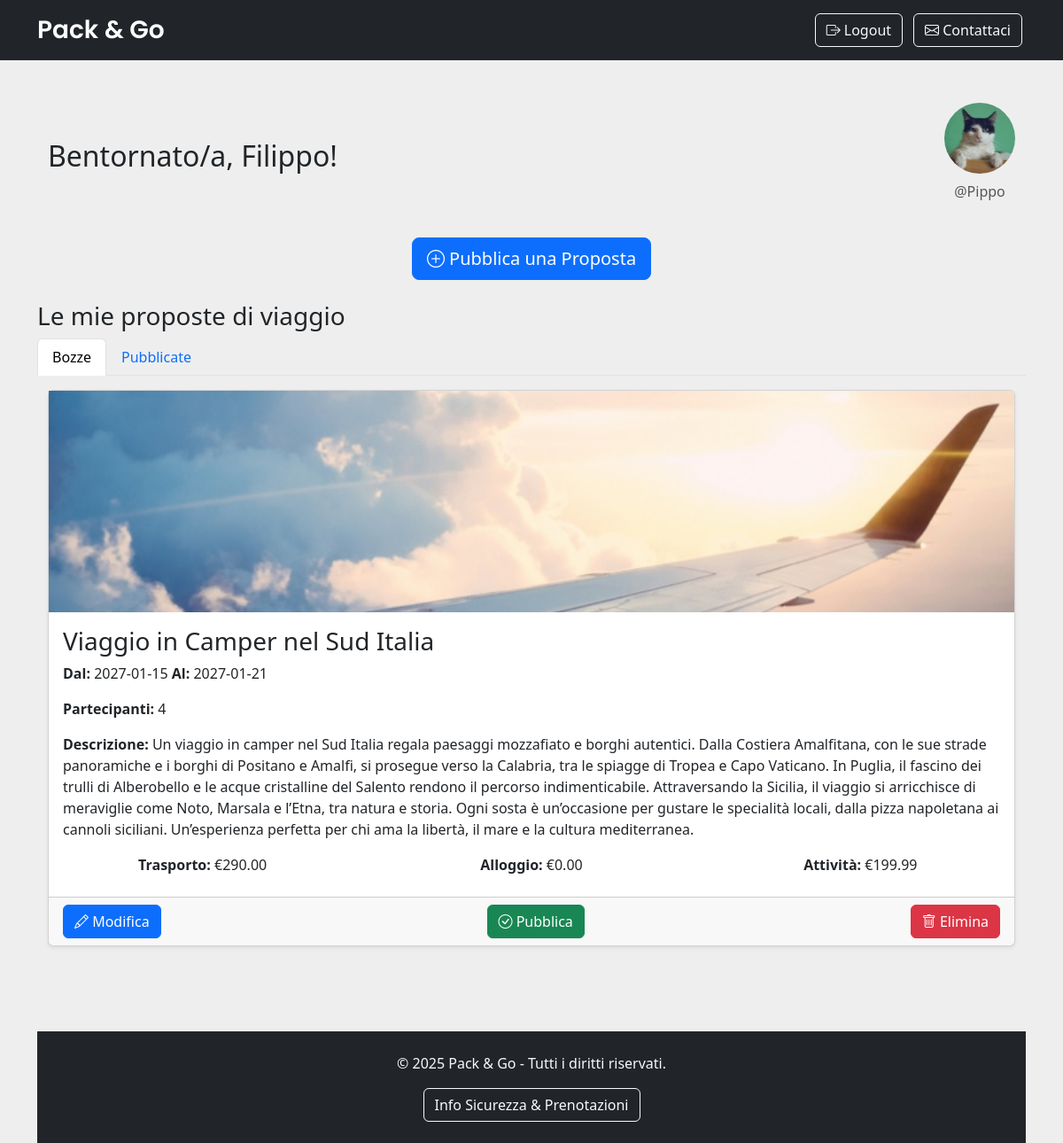
/dashboard (signed in), run on the app's committed database.
### tables this page shows
CREATE TABLE "utenti" (
	"id"	INTEGER,
	"username"	TEXT NOT NULL UNIQUE,
	"password"	TEXT NOT NULL,
	"tipo_utente"	INTEGER NOT NULL,
	"nome"	TEXT,
	"immagine_profilo"	TEXT,
	PRIMARY KEY("id" AUTOINCREMENT)
);

CREATE TABLE "proposte_viaggio" (
	"id"	INTEGER,
	"id_coordinatore"	INTEGER NOT NULL,
	"destinazione"	TEXT NOT NULL,
	"data_inizio"	TEXT NOT NULL,
	"data_fine"	TEXT NOT NULL,
	"num_massimo"	INTEGER NOT NULL,
	"descrizione"	TEXT NOT NULL,
	"budget_trasporto"	REAL,
	"budget_alloggio"	REAL,
	"budget_attivita"	REAL,
	"stato"	INTEGER NOT NULL,
	"immagine"	TEXT,
	PRIMARY KEY("id" AUTOINCREMENT),
	FOREIGN KEY("id_coordinatore") REFERENCES "utenti"("id")
);

### app.py (the view, shortened to what this page needs)
@app.route('/dashboard')
@login_required
def dashboard():
    if current_user.tipo_utente == 1:  # Coordinatore
        bozze = proposte_viaggio_dao.get_bozze_by_coordinatore(current_user.id)
        pubblicate = proposte_viaggio_dao.get_pubblicate_by_coordinatore(current_user.id)
        prenotazioni = prenotazioni_dao.get_prenotazioni_by_viaggiatore(current_user.id)
        return render_template('coordinatore.html', bozze=bozze, pubblicate=pubblicate, prenotazioni=prenotazioni)
    flash("Errore: Tipo utente non riconosciuto.", "danger")
    return redirect(url_for('home'))

### app.py (called while the page is built)
@login_manager.user_loader
def load_user(user_id):
    db_user = utenti_dao.get_user_by_id(user_id)        # Ottiene un utente dal database
    return User(
    id=db_user['id'],
    username=db_user['username'],
    password=db_user['password'],
    tipo_utente=db_user['tipo_utente'],
    nome=db_user['nome'],
    immagine_profilo=db_user['immagine_profilo']
) if db_user else None                                  # Restituisce un oggetto User se l'utente esiste, altrimenti None

### prenotazioni_dao.py (called while the page is built)
def get_prenotazioni_by_viaggiatore(id_viaggiatore):
    conn = sqlite3.connect(DB_PATH)
    conn.row_factory = sqlite3.Row
    cursor = conn.cursor()
    sql = '''SELECT * FROM prenotazioni WHERE id_viaggiatore = ?'''
    cursor.execute(sql, (id_viaggiatore,))
    prenotazioni = cursor.fetchall()
    cursor.close()
    conn.close()
    return prenotazioni

### proposte_viaggio_dao.py (called while the page is built)
def get_bozze_by_coordinatore(id_coordinatore):
    conn = sqlite3.connect(DB_PATH)
    conn.row_factory = sqlite3.Row
    cursor = conn.cursor()
    sql = 'SELECT * FROM proposte_viaggio WHERE id_coordinatore = ? AND stato = 0'
    cursor.execute(sql, (id_coordinatore,))
    bozze = cursor.fetchall()
    cursor.close()
    conn.close()
    return bozze

def get_pubblicate_by_coordinatore(id_coordinatore):
    conn = sqlite3.connect(DB_PATH)
    conn.row_factory = sqlite3.Row
    cursor = conn.cursor()
    sql = 'SELECT * FROM proposte_viaggio WHERE id_coordinatore = ? AND stato = 1'
    cursor.execute(sql, (id_coordinatore,))
    pubblicate = cursor.fetchall()
    cursor.close()
    conn.close()
    return pubblicate

### utenti_dao.py (called while the page is built)
def get_user_by_id(id):
    conn = sqlite3.connect(DB_PATH)
    conn.row_factory = sqlite3.Row
    cursor = conn.cursor()
    sql = 'SELECT * FROM utenti WHERE id = ?'   # Query che prende tutti i campi dell'utente con l'id specificato
    cursor.execute(sql, (id,))                  # Cursor.execute() accetta una tupla come secondo argomento quindi (id,) è una tupla con un solo elemento, per questo serve la virgola
    user = cursor.fetchone()
    cursor.close()
    conn.close()
    return user

### templates/coordinatore.html (shortened to what this page needs)
{% extends "base.html" %}
{% block navbar_buttons %}
<li class="nav-item">
    <a href="{{ url_for('logout') }}" class="btn btn-outline-light mx-2">
        <i class="bi bi-box-arrow-right"></i> Logout
    </a>
</li>
{% endblock %}
{% block content %}
<div class="container mt-5">
    <div class="d-flex justify-content-between align-items-center mb-4">
        <div>
            <h2 class="text-start">Bentornato/a, {{ current_user.nome }}!</h2>
        </div>
        <div class="text-center">
            <img src="{{ url_for('static', filename='uploads/profili/' ~ (current_user.immagine_profilo or 'default_pro_pic.jpg')) }}"
                alt="Immagine Profilo" class="img-fluid rounded-circle" width="80">
            <p class="text-muted mt-2">@{{ current_user.username }}</p>
        </div>
    </div>
</div>
<div class="text-center mb-4">
    <button type="button" class="btn btn-primary btn-lg" data-bs-toggle="modal" data-bs-target="#aggiungiPropostaModal">
        <i class="bi bi-plus-circle"></i> Pubblica una Proposta
    </button>
</div>
<h3>Le mie proposte di viaggio</h3>
<ul class="nav nav-tabs" id="proposteTabs">
    <li class="nav-item">
        <a class="nav-link active" id="bozze-tab" data-bs-toggle="tab" href="#bozze">Bozze</a>
    </li>
    <li class="nav-item">
        <a class="nav-link" id="pubblicate-tab" data-bs-toggle="tab" href="#pubblicate">Pubblicate</a>
    </li>
</ul>
<div class="tab-content mt-3">
    <div class="tab-pane fade show active" id="bozze">
        {% if bozze %}
            <div class="container">
                {% for proposta in bozze %}
                    <div class="card shadow-sm mb-4">
                        <img src="{{ url_for('static', filename='uploads/proposte/' ~ (proposta.immagine or 'default_travel_pic.jpg')) }}"
                            alt="Immagine Proposta" class="img-fluid w-100" style="max-height: 250px; object-fit: cover;">
                        <div class="card-body">
                            <h3 class="card-title">{{ proposta.destinazione }}</h3>
                            <p class="card-text"><strong>Dal:</strong> {{ proposta.data_inizio }} <strong>Al:</strong> {{ proposta.data_fine }}</p>
                            <p class="card-text"><strong>Partecipanti:</strong> {{ proposta.num_massimo }}</p>
                            <p class="card-text"><strong>Descrizione:</strong> {{ proposta.descrizione }}</p>
                        </div>
                        <div class="row text-center">
                            <div class="col-md-4"><strong>Trasporto:</strong> €{{ "%.2f"|format(proposta.budget_trasporto or 0) }}</div>
                            <div class="col-md-4"><strong>Alloggio:</strong> €{{ "%.2f"|format(proposta.budget_alloggio or 0) }}</div>
                            <div class="col-md-4"><strong>Attività:</strong> €{{ "%.2f"|format(proposta.budget_attivita or 0) }}</div>
                        </div>
                        <br>
                        <div class="card-footer d-flex justify-content-between">
                            <button class="btn btn-primary" data-bs-toggle="modal" data-bs-target="#modificaPropostaModal{{ proposta.id }}">
                                <i class="bi bi-pencil"></i> Modifica
                            </button>
                            <button class="btn btn-success" data-bs-toggle="modal" data-bs-target="#confirmPublishModal{{ proposta.id }}">
                                <i class="bi bi-check-circle"></i> Pubblica
                            </button>
                            <button class="btn btn-danger" data-bs-toggle="modal" data-bs-target="#confirmDeleteModal{{ proposta.id }}">
                                <i class="bi bi-trash"></i> Elimina
                            </button>
                        </div>
                    </div>
                    <br>
                {% endfor %}
            </div>
        {% else %}
            <p class="text-muted">Nessuna bozza disponibile.</p>
        {% endif %}
    </div>
{% endblock %}

### static/css/style.css (style rules this page uses)
body { position: relative; background-color:#EEEEEE; }

### data on the page
utenti: nome "Filippo", immagine_profilo (picture), username "Pippo"
proposte_viaggio: immagine (placeholder picture), destinazione "Viaggio in Camper nel Sud Italia", data_inizio "2027-01-15", data_fine "2027-01-21", num_massimo "4", descrizione "Un viaggio in camper nel Sud Italia regala paesaggi mozzafiato e borghi autentici. Dalla Costiera Amalfitana, con le sue strade panoramiche e i borghi di Positano e Amalfi, si prosegue verso la Calabria, tra le spiagge di Tropea e Capo Vaticano. In Puglia, il fascino dei trulli di Alberobello e le acque cristalline del Salento rendono il percorso indimenticabile. Attraversando la Sicilia, il viaggio si arricchisce di meraviglie come Noto, Marsala e l’Etna, tra natura e storia. Ogni sosta è un’occasione per gustare le specialità locali, dalla pizza napoletana ai cannoli siciliani. Un’esperienza perfetta per chi ama la libertà, il mare e la cultura mediterranea.", budget_trasporto "290.00", stato "0.00", budget_attivita "199.99"
